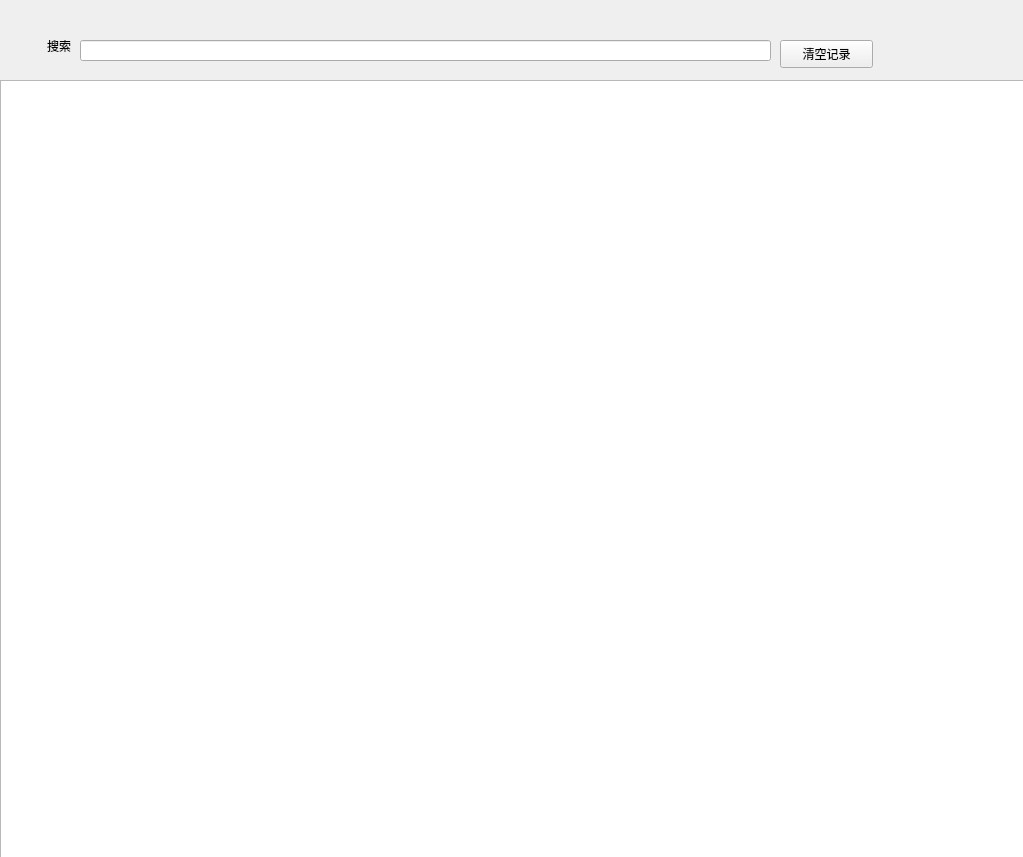
<?xml version="1.0" encoding="UTF-8"?>
<ui version="4.0">
 <class>tableClassClass</class>
 <widget class="QWidget" name="tableClassClass">
  <property name="geometry">
   <rect>
    <x>0</x>
    <y>0</y>
    <width>1023</width>
    <height>857</height>
   </rect>
  </property>
  <property name="windowTitle">
   <string>tableClass</string>
  </property>
  <property name="windowIcon">
   <iconset>
    <normaloff>icon/7b78ceea29ae3cd6dbf27aa34bac4892.jpeg</normaloff>icon/7b78ceea29ae3cd6dbf27aa34bac4892.jpeg</iconset>
  </property>
  <widget class="QLineEdit" name="lineEdit">
   <property name="geometry">
    <rect>
     <x>80</x>
     <y>40</y>
     <width>691</width>
     <height>21</height>
    </rect>
   </property>
  </widget>
  <widget class="QLabel" name="label">
   <property name="geometry">
    <rect>
     <x>-10</x>
     <y>30</y>
     <width>81</width>
     <height>31</height>
    </rect>
   </property>
   <property name="styleSheet">
    <string notr="true">font: 12pt &quot;Agency FB&quot;;</string>
   </property>
   <property name="text">
    <string>搜索</string>
   </property>
   <property name="alignment">
    <set>Qt::AlignRight|Qt::AlignTrailing|Qt::AlignVCenter</set>
   </property>
  </widget>
  <widget class="QTableView" name="tableView">
   <property name="geometry">
    <rect>
     <x>0</x>
     <y>80</y>
     <width>1031</width>
     <height>781</height>
    </rect>
   </property>
  </widget>
  <widget class="QPushButton" name="clearButton">
   <property name="geometry">
    <rect>
     <x>780</x>
     <y>40</y>
     <width>93</width>
     <height>28</height>
    </rect>
   </property>
   <property name="text">
    <string>清空记录</string>
   </property>
  </widget>
  <widget class="QPushButton" name="newButton">
   <property name="geometry">
    <rect>
     <x>850</x>
     <y>40</y>
     <width>93</width>
     <height>28</height>
    </rect>
   </property>
   <property name="styleSheet">
    <string notr="true">border:none</string>
   </property>
   <property name="text">
    <string/>
   </property>
   <property name="icon">
    <iconset>
     <normaloff>icon/bd2ca828946a79181a7b04b264820cc2(1).jpg</normaloff>icon/bd2ca828946a79181a7b04b264820cc2(1).jpg</iconset>
   </property>
  </widget>
 </widget>
 <layoutdefault spacing="6" margin="11"/>
 <resources/>
 <connections/>
</ui>
